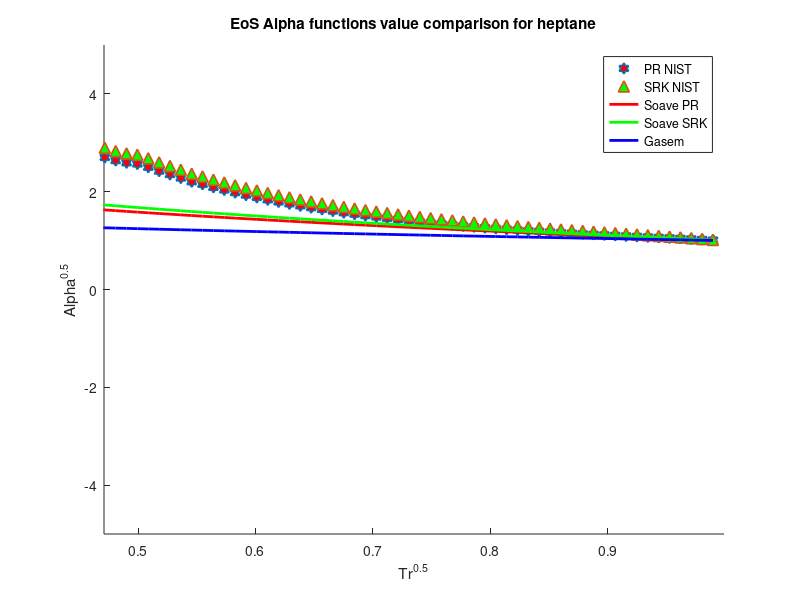

Recreate this plot in MATLAB.
clear 
clc
load heptane_data.mat
omega = 0.349; %Acentric factor
Tc = 540.61; %K
Pc = 2736000; %Pa
R = 8.31446 %J/K*mol
b1 = 0.07780*(R*Tc/Pc);
a1 = 0.45724*(((R^2)*(Tc^2))/Pc);
b2 = 0.08664*(R*Tc/Pc);
a2 = 0.42747*(((R^2)*(Tc^2))/Pc);
T = 185; %k
M = 100.21/1000; %kg/mol
S1=0.37464+1.54226*omega-0.26992*omega^2;
S2=0.48508+1.55171*omega-0.176*omega^2;
for i = 1:1:71
   Tr=T/Tc;
   Tr_list(i)=Tr;
   Vm(i) = M/rho(i);
   alpha_PR(i) = ((R*T)/(Vm(i)-b1)-P(i))*((Vm(i)^2+2*b1*Vm(i)-b1^2)/a1);
   alpha_SRK(i) = ((R*T)/(Vm(i)-b2)-P(i))*((Vm(i)^2+b2*Vm(i))/a2);
   alpha_soave_PR(i) =(1+S1*(1-sqrt(Tr)))^2;
   alpha_soave_SRK(i) =(1+S2*(1-sqrt(Tr)))^2;
   alpha_Gasem(i) = exp((1.927+1.122*Tr)*(1-(Tr)^0.1324));
%    alpha_twu(i) = (Tr)^(0.081043)*exp(0.915696*(1-(Tr)^(2.61622)));
   Temp(i)=T;
   T = T+5;
end
hold on
plot(Tr_list,alpha_PR,'h','MarkerSize',8,'MarkerFaceColor','r','LineWidth',1.2)
plot(Tr_list,alpha_SRK,'^','MarkerSize',8,'MarkerFaceColor','g','LineWidth',1.2)
plot(Tr_list,alpha_soave_PR,'r','LineWidth',2)
plot(Tr_list,alpha_soave_SRK,'g','LineWidth',2)
plot(Tr_list,alpha_Gasem,'b','LineWidth',2)
% plot(Tr_list,alpha_twu,'g','LineWidth',2)
hold off
legend('PR NIST','SRK NIST','Soave PR','Soave SRK','Gasem')
xlabel('Tr^{0.5}')
ylabel('Alpha^{0.5}')
title('EoS Alpha functions value comparison for heptane')
axis([0.471,0.999 -5 5])
